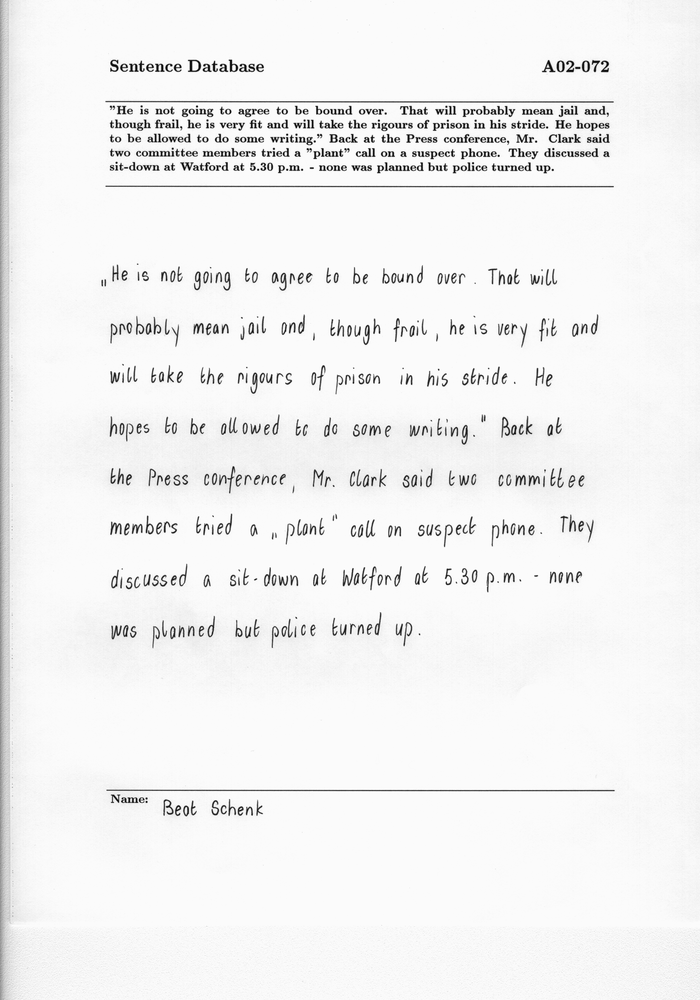
#> input picture version1/test.png, 700 x 1000 px, shrunk from 2479 x 3542 before the run
$ python -i character_segmentation_v1.py   (imports and definitions only)
#> lines starting #> are read from the running program, lines starting #| are printed output that depends on the picture; after the words box and inside, x2 and y2 are one past the last pixel; in counts of white or black regions, pixels touching at a corner belong together
import os
import math
import numpy as np
import re # alphaneumeric order

from skimage.measure import label, regionprops
from skimage.color import rgb2gray
from skimage.transform import rotate
from skimage import io
from skimage.viewer import ImageViewer

# CIRCULARITY_THRESHOLD = 0.2
CIRCULARITY_THRESHOLD = 1
END_THRESH = 10
FRAC_H = 0.5

# image.shape[1] / FONT_SIZE_FACTOR (height / FONT_SIZE_FACTOR)
FONT_SIZE_FACTOR = 3
# FONT_SIZE_FACTOR = 4


def create_crop_box(box,numRow,numCol):
	# bounding box: (min_row, min_col, max_row, max_col)
	if (box[0] <= 10):
		r1 = 0
	else:
		r1 = box[0]-10

	if (box[1] <= 10):
		c1 = 0
	else:
		c1 = box[1]-10

	if (box[2] >= numRow - 10):
		r2 = numRow
	else:
		r2 = box[2]+10

	if (box[3] >= numCol - 10):
		c2 = numCol
	else:
		c2 = box[3]+10

	return r1,r2,c1,c2


def split_into_letters(filename, output_dir):
#> called with filename = 'test.png', output_dir = 'out.png'
	test_image = io.imread(filename)
#> test_image is the input picture: shape (1000, 700); min 0, max 255, mean 241.9
	test_image = rotate(test_image, -90, resize=True)
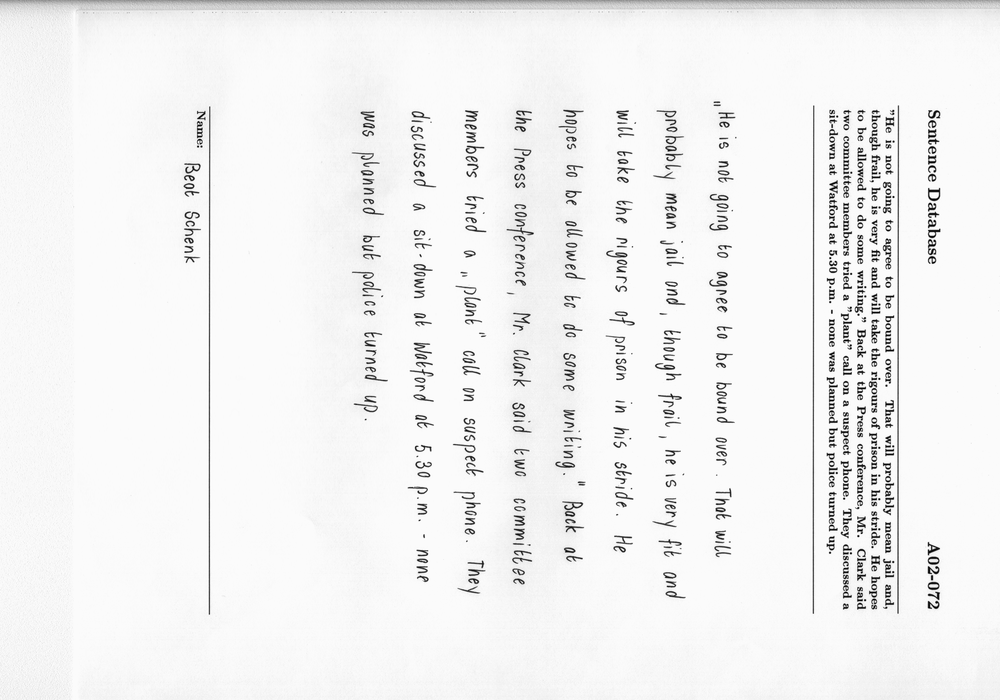
#> test_image: shape (700, 1000) float64; min 0, max 1, mean 0.949

	if len(test_image.shape) > 2 and test_image.shape[2] > 1:
		test_image = rgb2gray(test_image)

	# viewer = ImageViewer(test_image)
	# viewer.show()
	# print (test_image.shape)

	# white on black ; white: 1, black: 0
	# ==== does not invert =====
	if (test_image.max() > 1.0):
		binary_image = np.where(test_image<180,0.0, 1.0) # 70%
	else:
		binary_image = np.where(test_image<0.7, 0.0, 1.0) # 70%
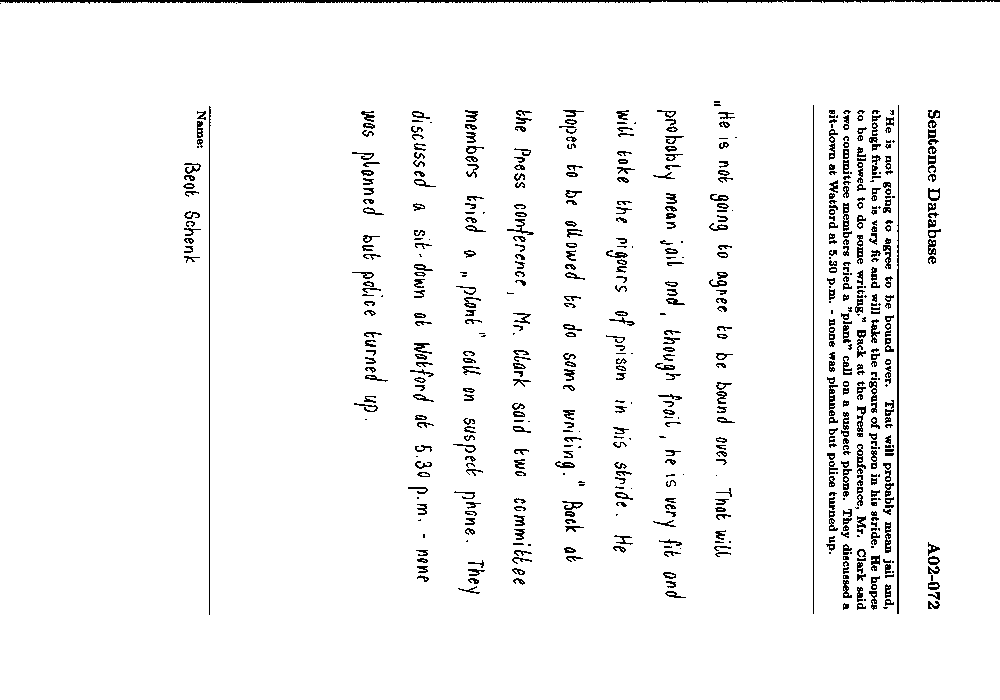
#> binary_image: shape (700, 1000) float64; values 0 (black) and 1 (white), 96.1% white; black in thin lines or dots, all inside (x1, y1, x2, y2) = (0, 0, 1000, 615)

	label_image = label(binary_image)
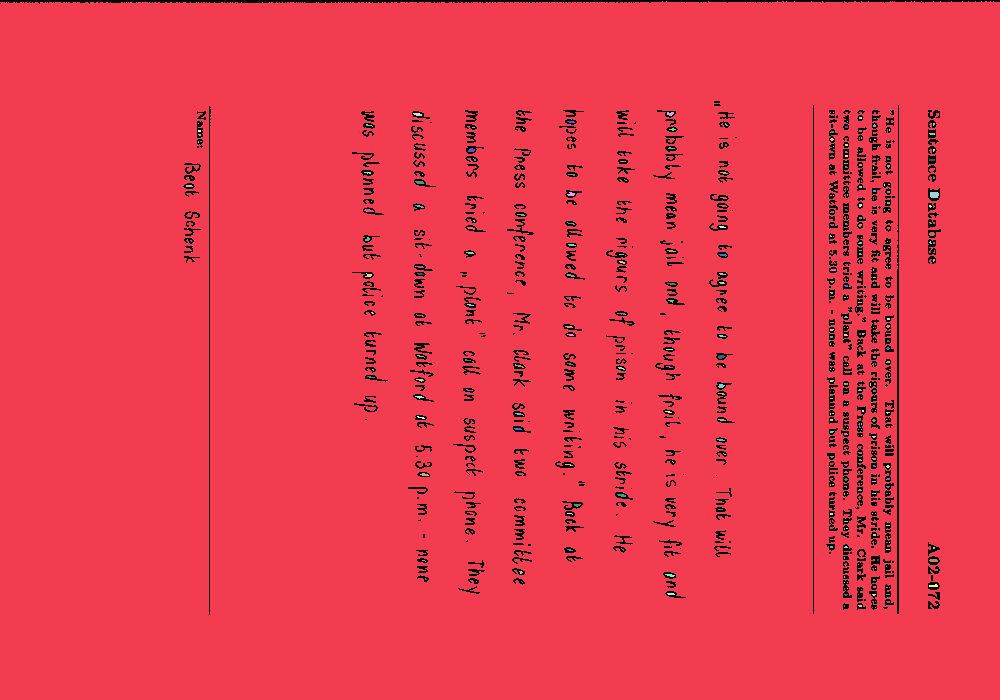
#> label_image: shape (700, 1000) int64; 358 distinct labels, from 0 to 357; one colour per label, 0 black
	num = label_image.max()
#> num = 357

	# print (num)

	if not os.path.exists(output_dir):
		os.makedirs(output_dir)

	letter_end = 0
	total_h = 0

	for i in range(1,num+1):
		maskedImage = np.where(label_image==i,1.0,0)
		binaryImage = np.where(label_image==i,1,0)
		regionprops_data = regionprops(binaryImage)

		circularities = math.pow(regionprops_data[0].perimeter,2)/(4*math.pi*regionprops_data[0].area)
		if circularities <= 1:
			continue

		# bounding box: (min_row, min_col, max_row, max_col)
		r1,r2,c1,c2 = create_crop_box(regionprops_data[0].bbox, binary_image.shape[0],binary_image.shape[1])
		if r2 < letter_end + END_THRESH and r2 > letter_end - END_THRESH:
			continue
		letter_end = r2

		if i == num:
			avg_h = total_h/(num-1)
			total_h = 0
			if c2 - c1 < FRAC_H * avg_h:
				continue

		total_h += c2 - c1

		maskedImage = maskedImage[r1:r2,c1:c2]
		col1 = c1
		col2 = c2
		# print(i)
		# print(regionprops_data[0].bbox)
		# print("{:1} {:2} {:3} {:4}".format(r1,r2,c1,c2))

		maskedImage = rotate(maskedImage, 90, resize=True)

		# viewer = ImageViewer(maskedImage)
		# viewer.show()

		fileName = output_dir + "/Letter{:1}.jpg".format(i)
		io.imsave(fileName,maskedImage)
#> this loop made 357 passes
#> circularities on passes 3 to 5: 0, 0.925, 0.477
#> pass 1, in split_into_letters, `maskedImage = np.where(label_image==i,1.0,0)`:
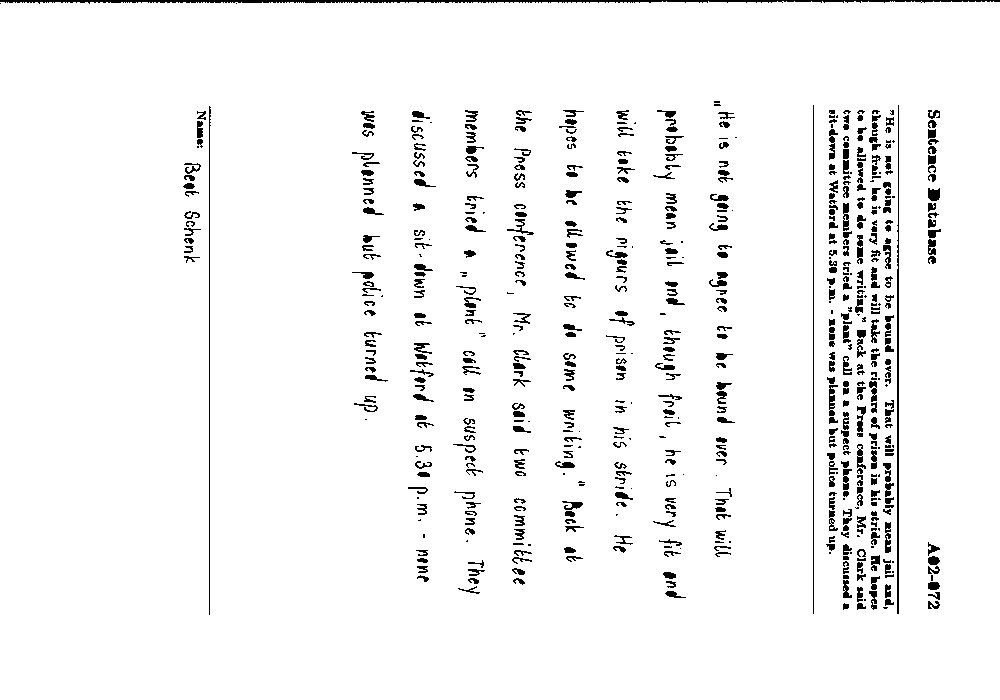
#> maskedImage: shape (700, 1000) float64; values 0 (black) and 1 (white), 95.8% white; 642 black regions (133 under 20 px), largest, box (x1, y1, x2, y2) and area: (0, 0, 1000, 4) 2297, (897, 105, 899, 614) 873, (209, 106, 211, 615) 520
#> pass 1, in split_into_letters, `maskedImage = rotate(maskedImage, 90, resize=True)`:
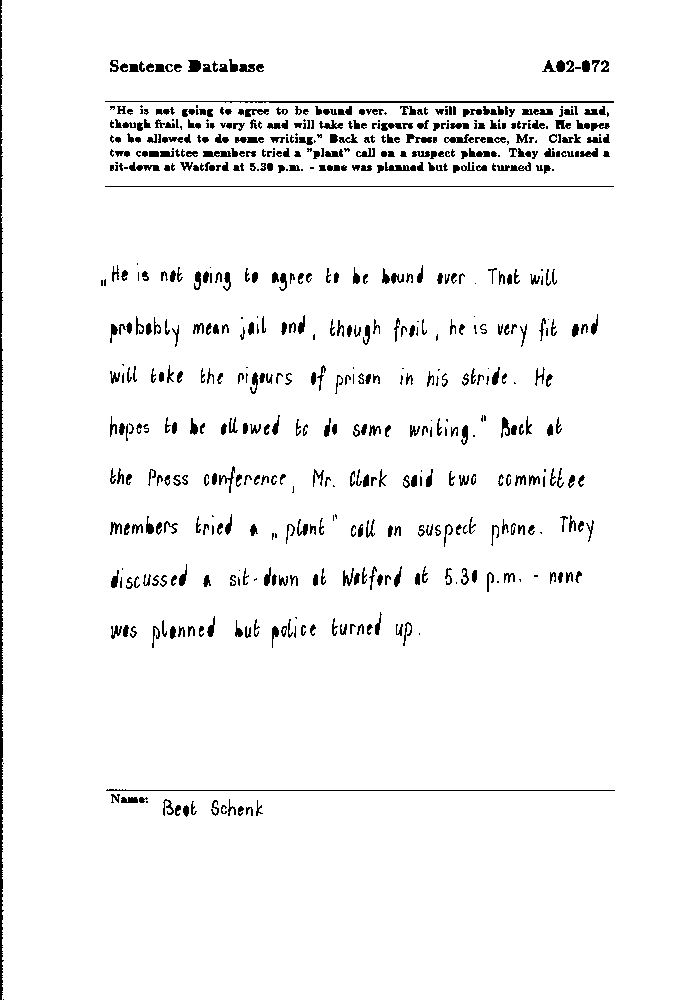
#> maskedImage: shape (1000, 700) float64; min 0, max 1, mean 0.958
#> pass 2, in split_into_letters, `maskedImage = np.where(label_image==i,1.0,0)`:
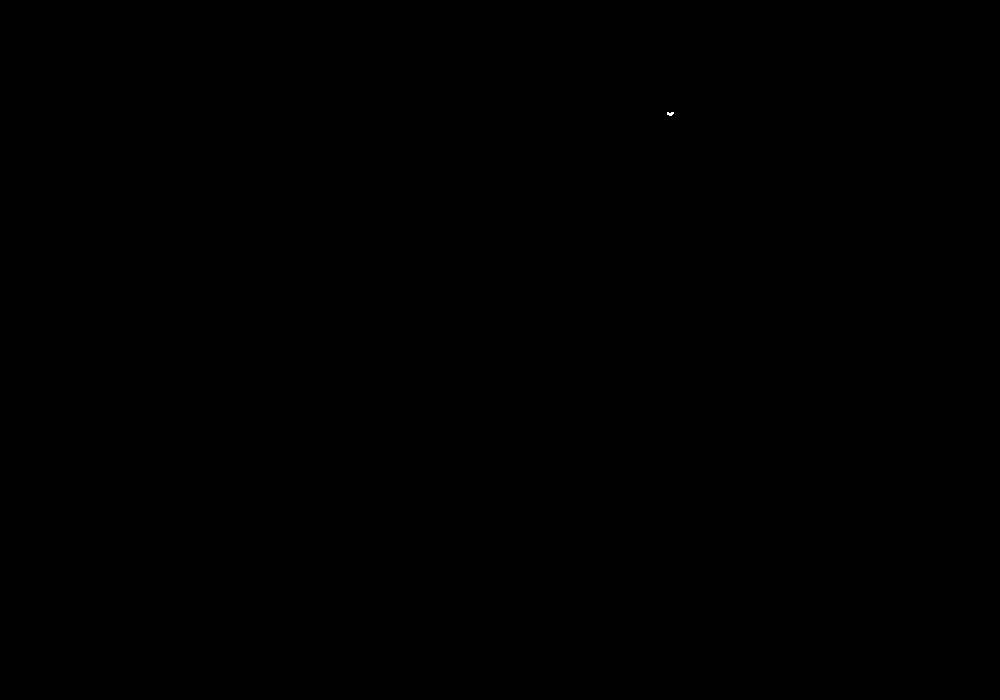
#> maskedImage: shape (700, 1000) float64; values 0 (black) and 1 (white), 0% white in thin lines or dots, all inside (x1, y1, x2, y2) = (667, 112, 674, 116)
#> after the loop: binaryImage: shape (700, 1000) int64; values 0 (black) and 1 (white), 0% white in thin lines or dots, all inside (x1, y1, x2, y2) = (875, 607, 876, 608)


# Step 2
# [189 lines left out: functions split_into_words, split_rows, alphanumeric_sort, run_character_segementation_module, not called in this run]

# [1 line not run here, left out]

>>> result = split_into_letters('test.png', 'out.png')
